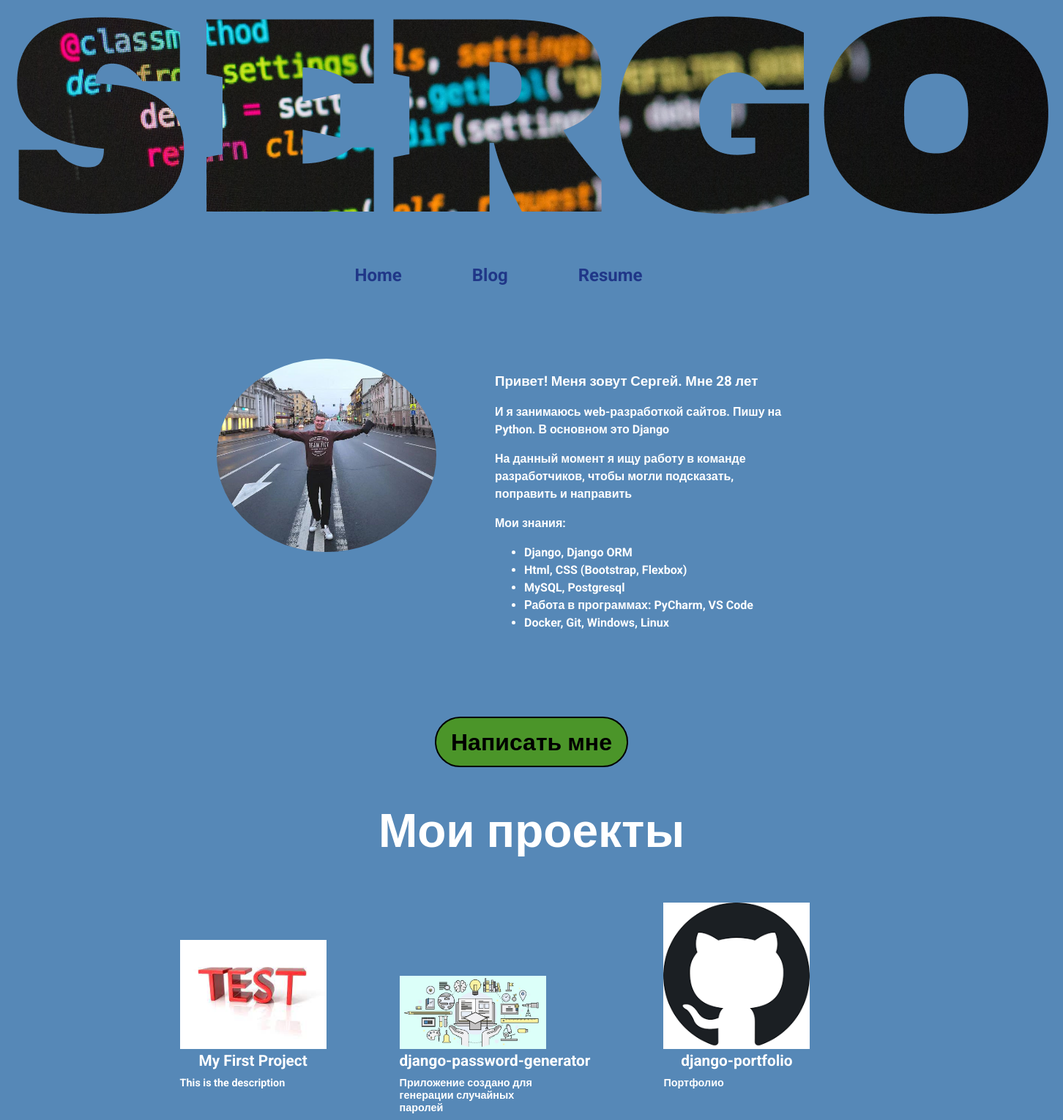
The page / on the database its author committed.
### portfolio/models.py (models this page shows, shortened)
class Project(models.Model):
    title = models.CharField(max_length=100)
    description = models.CharField(max_length=250)
    image = models.ImageField(upload_to='portfolio/images')
    url = models.URLField(blank=True)
    create_at = models.DateTimeField(auto_now_add=True)
    class Meta:
        verbose_name = 'Портфолио'
        verbose_name_plural = 'Портфолио'

### portfolio/views.py (the view)
# urls.py: path('', views.portfolio, name='portfolio'),
def portfolio(request):
    projects = Project.objects.all()
    return render(request, 'portfolio/portfolio.html', {'projects':projects})

### portfolio/templates/portfolio/portfolio.html
{% extends 'portfolio/base.html' %}
{% load static %}
{% block content %}
<div class="flex_aboume">
    <div class="flex_item">
        <img src="{% static 'portfolio/avatar.jpg' %}">
    </div>
    <div class="flex_item">
        <h3>Привет! Меня зовут Сергей. Мне 28 лет</h3>
        <p>И я занимаюсь web-разработкой сайтов. Пишу на Python. В основном это Django</p>
        <p>На данный момент я ищу работу в команде разработчиков, чтобы могли подсказать, поправить и направить</p>
        <p>Мои знания: <br></p>
        <ul class="list">
            <li>Django, Django ORM</li>
            <li>Html, CSS (Bootstrap, Flexbox)</li>
            <li>MySQL, Postgresql</li>
            <li>Работа в программах: PyCharm, VS Code</li>
            <li>Docker, Git, Windows, Linux</li>
        </ul>
    </div>
</div>
<div class="flex_aboume">
    <a href="{% url 'sendemail' %}" class="btn-sendme">Написать мне</a>
</div>
<div class="projects-title">Мои проекты</div>
<div class="projects">
    {% for proj in projects %}
        <div class="project-card">
            <div>
                {% if proj.url %}
                    <a href="{{ proj.url }}" target="_blank"><img src="{{ proj.image.url }}" alt="...">
                {% else %}
                    <img src="{{ proj.image.url }}" alt="ссылки нет :(">
                {% endif %}
            </div>
            <div class="card-title">
                {{ proj.title }}
            </div>
            <div class="card-description">
                {{ proj.description }}
            </div>
        </div>
    {% endfor %}
</div>
{% endblock %}

### portfolio/templates/portfolio/base.html (shortened to what this page needs)
{% load static %}
<!DOCTYPE html>
<html lang="ru">
<head>
    <link href="{% static 'css/style.css' %}" rel="stylesheet"/>
</head>
<body>
    <header>
        <img src="{% static 'portfolio/bg.png' %}" alt="background">
    </header>
    <nav class="menu">
        <a href="{% url 'portfolio' %}">Home</a>
        <a href="{% url 'blog:blog' %}">Blog</a>
        <a href="{% static 'portfolio/Resume.pdf' %}">Resume</a>
    </nav>
    {% block content %}
    {% endblock %}
</body>
</html>

### portfolio/static/css/style.css (style rules this page uses)
body { background-color: #5688B7; font-family: 'Roboto', sans-serif; font-weight: bold; }
header > img { display: block; margin-left: auto; margin-right: auto; }
.menu { display: block; margin-left: auto; margin-right: auto; font-family: 'Roboto', sans-serif; font-size: 24px; margin-top: 60px; text-align: center; }
.menu > a { text-decoration: none; margin-right: 90px; color: #203788; }
.flex_aboume { display: flex; flex-direction: row; justify-content: center; margin-top: 100px; }
.flex_item { margin-right: 80px; max-width: 400px; font-family: 'Roboto', sans-serif; font-size: 16px; color: white; line-height: 1.5em; }
.flex_aboume img { border-radius: 50%; max-width: 300px; max-height: 300px; }
.btn-sendme { display: flex; flex-direction: row; justify-content: center; align-items: center; color: black; font-size: 32px; background-color: #4B9529; width: 260px; height: 65px; border: 2px solid black; border-radius: 50px 50px 50px 50px; text-decoration: none; }
.projects { margin-top: 60px; display: flex; flex-direction: row; justify-content: center; align-items: baseline; }
.projects-title { margin-top: 50px; text-align: center; font-size: 4em; color: white; }
.projects img { max-width: 200px; max-height: 200px; }
.project-card { margin-right: 100px }
.project-card a { text-decoration: none; color: white; }
.card-title { text-align: center; font-size: 1.3em; margin-bottom: 10px; }
.card-description { font-size: 0.9em; max-width: 200px; }

### rows shown on the page
Project: image (picture), title "My First Project", description "This is the description"
Project: image (picture), title "django-password-generator", description "Приложение создано для генерации случайных паролей"
Project: image (picture), title "django-portfolio", description "Портфолио"
